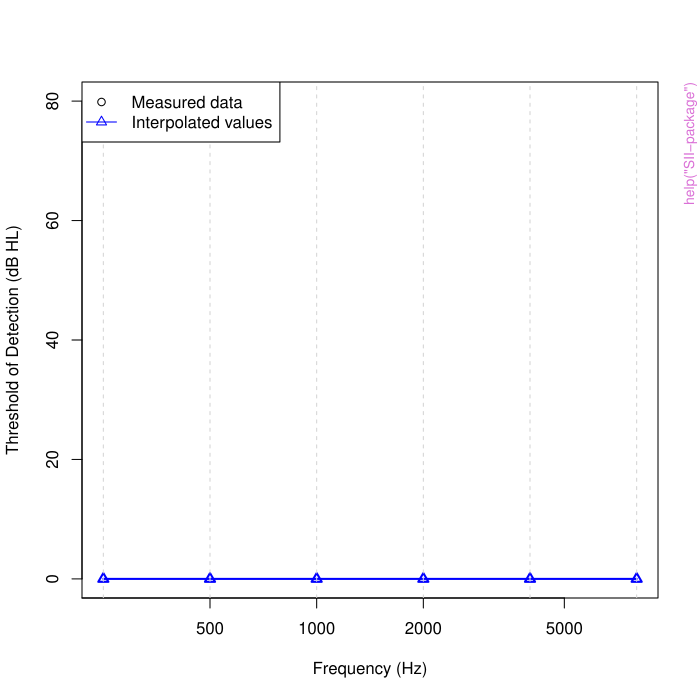

R code for this plot:
pkgname <- "SII"
source(file.path(R.home("share"), "R", "examples-header.R"))
options(warn = 1)
base::assign(".ExTimings", "SII-Ex.timings", pos = 'CheckExEnv')
base::cat("name\tuser\tsystem\telapsed\n", file=base::get(".ExTimings", pos = 'CheckExEnv'))
base::assign(".format_ptime",
function(x) {
  if(!is.na(x[4L])) x[1L] <- x[1L] + x[4L]
  if(!is.na(x[5L])) x[2L] <- x[2L] + x[5L]
  options(OutDec = '.')
  format(x[1L:3L], digits = 7L)
},
pos = 'CheckExEnv')

### * </HEADER>
library('SII')

base::assign(".oldSearch", base::search(), pos = 'CheckExEnv')
base::assign(".old_wd", base::getwd(), pos = 'CheckExEnv')
cleanEx()
nameEx("SII-package")
### * SII-package

flush(stderr()); flush(stdout())

base::assign(".ptime", proc.time(), pos = "CheckExEnv")
### Name: SII-package
### Title: Calculate ANSI/ASA S3.5-1997 (R2024) Speech Intelligibility
###   Index
### Aliases: SII-package SII
### Keywords: package

### ** Examples

## Example C.1 from ANSI/ASA S3.5-1997 (R2024) Annex C
sii.C1 <- sii(
              speech   = c(50.0, 40.0, 40.0, 30.0, 20.0,  0.0),
              noise    = c(70.0, 65.0, 45.0, 25.0,  1.0,-15.0),
              threshold= c( 0.0,  0.0,  0.0,  0.0,  0.0,  0.0),
              method="octave"
	      )
sii.C1                        # rounded to 2 digits by default
print(sii.C1$sii, digits=20)  # full precision
summary(sii.C1)               # full details
plot(sii.C1)                  # plot
## The value given in the Standard is $0.504$.



base::assign(".dptime", (proc.time() - get(".ptime", pos = "CheckExEnv")), pos = "CheckExEnv")
base::cat("SII-package", base::get(".format_ptime", pos = 'CheckExEnv')(get(".dptime", pos = "CheckExEnv")), "\n", file=base::get(".ExTimings", pos = 'CheckExEnv'), append=TRUE, sep="\t")
cleanEx()
nameEx("calculate_loudness")
### * calculate_loudness

flush(stderr()); flush(stdout())

base::assign(".ptime", proc.time(), pos = "CheckExEnv")
### Name: calculate_loudness
### Title: Calculate Loudness (Sones)
### Aliases: calculate_loudness

### ** Examples

sii.res <- sii(speech=c(50, 40, 40, 30, 20, 0), threshold=rep(0,6), method="octave")
calculate_loudness(sii.res)



base::assign(".dptime", (proc.time() - get(".ptime", pos = "CheckExEnv")), pos = "CheckExEnv")
base::cat("calculate_loudness", base::get(".format_ptime", pos = 'CheckExEnv')(get(".dptime", pos = "CheckExEnv")), "\n", file=base::get(".ExTimings", pos = 'CheckExEnv'), append=TRUE, sep="\t")
cleanEx()
nameEx("critical")
### * critical

flush(stderr()); flush(stdout())

base::assign(".ptime", proc.time(), pos = "CheckExEnv")
### Name: critical
### Title: Constants Tables for ANSI/ASA S3.5-1997 (R2024) Speech
###   Intelligibility Index (SII)
### Aliases: critical equal onethird octave overall.spl
### Keywords: datasets

### ** Examples

data(critical)
critical # show entire table

data(equal)
names(equal)
equal$fi # extract just the frequency band centers

data(onethird)
barplot(onethird$Ii) # plot band importance function (weights)

data(octave)
round(octave, digits=2) # just 2 digits

data(overall.spl)
overall.spl



base::assign(".dptime", (proc.time() - get(".ptime", pos = "CheckExEnv")), pos = "CheckExEnv")
base::cat("critical", base::get(".format_ptime", pos = 'CheckExEnv')(get(".dptime", pos = "CheckExEnv")), "\n", file=base::get(".ExTimings", pos = 'CheckExEnv'), append=TRUE, sep="\t")
cleanEx()
nameEx("sic.critical")
### * sic.critical

flush(stderr()); flush(stdout())

base::assign(".ptime", proc.time(), pos = "CheckExEnv")
### Name: sic.critical
### Title: Alternative ANSI/ASA S3.5-1997 (R2024) SII Transfer Function
###   Weights
### Aliases: sic.critical sic.onethird sic.octave
### Keywords: datasets

### ** Examples

## Load the alternative weights for the critical band method
data(sic.critical)

## display the weights
round(sic.critical,3)

## draw a comparison plot
ngroup <- ncol(sic.critical)
matplot(x=sic.critical[,1], y=sic.critical[,-1],
        type="o",
        xlab="Frequency, Hz",
        ylab="Weight",
        log="x",
        lty=1:ngroup,
        col=rainbow(ngroup)
)
legend(
       "topright",
       legend=names(sic.critical)[-1],
       pch=as.character(1:ngroup),
       lty=1:ngroup,
       col=rainbow(ngroup)
       )

data(onethird)
data(octave)



base::assign(".dptime", (proc.time() - get(".ptime", pos = "CheckExEnv")), pos = "CheckExEnv")
base::cat("sic.critical", base::get(".format_ptime", pos = 'CheckExEnv')(get(".dptime", pos = "CheckExEnv")), "\n", file=base::get(".ExTimings", pos = 'CheckExEnv'), append=TRUE, sep="\t")
cleanEx()
nameEx("sii")
### * sii

flush(stderr()); flush(stdout())

base::assign(".ptime", proc.time(), pos = "CheckExEnv")
### Name: sii
### Title: Compute ANSI/ASA S3.5-1997 (R2024) Speech Intelligibility Index
###   (SII)
### Aliases: sii print.SII plot.SII summary.SII
### Keywords: math

### ** Examples


## Example C.1 from ANSI/ASA S3.5-1997 (R2024) Annex C
sii.C1 <- sii(
              speech   = c(50.0, 40.0, 40.0, 30.0, 20.0,  0.0),
              noise    = c(70.0, 65.0, 45.0, 25.0,  1.0,-15.0),
              threshold= c( 0.0,  0.0,  0.0,  0.0,  0.0,  0.0),
              method="octave"
	      )
sii.C1                        # rounded to 2 digits by default
print(sii.C1$sii, digits=20)  # full precision
summary(sii.C1)               # full details
plot(sii.C1)                  # plot
plot(sii.C1, clinical=TRUE)   # clinical SPLogram plot
## The value given in the Standard is $0.504$.


	      
## Same calculation, but manually specify the frequencies
## and importance function, and use default for threshold

sii.C1 <- sii(
              speech   = c(50.0, 40.0, 40.0, 30.0, 20.0,  0.0),
              noise    = c(70.0, 65.0, 45.0, 25.0,  1.0,-15.0),
              method="octave",
              freq=c(250, 500, 1000, 2000, 4000, 8000),
	      importance=c(0.0617, 0.1671, 0.2373, 0.2648, 0.2142, 0.0549)
	      )
sii.C1	     

## Now perform the calculation using frequency weights for the Connected
## Speech Test (CST)
sii.CST <- sii(
               speech   = c(50.0, 40.0, 40.0, 30.0, 20.0,  0.0),
               noise    = c(70.0, 65.0, 45.0, 25.0,  1.0,-15.0),
               method="octave",
	       importance="CST"
	      )
round(sii.CST$table[,-c(5:7,13)],2)
sii.CST$sii

## Example C.2 from ANSI/ASA S3.5-1997 (R2024) Annex C

sii.C2 <- sii(
              speech   = rep(54.0, 18),
              noise    = c(40.0, 30.0, 20.0, rep(0, 18-3) ),
              threshold= rep(0.0,  18),
              method="one-third"
              )
sii.C2$table[1:3,1:8]
sii.C2

## Interpolation example, for 8 frequencies using NU6 importance
## weight, default values for noise.
sii.left <- sii(
                speech="raised",
                threshold=c(25,25,30,35,45,45,55,60),
                freq=c(250, 500, 1000, 2000, 3000, 4000, 6000, 8000),
                method="critical",
                importance="NU6",
                interpolate=TRUE
                )
sii.left





base::assign(".dptime", (proc.time() - get(".ptime", pos = "CheckExEnv")), pos = "CheckExEnv")
base::cat("sii", base::get(".format_ptime", pos = 'CheckExEnv')(get(".dptime", pos = "CheckExEnv")), "\n", file=base::get(".ExTimings", pos = 'CheckExEnv'), append=TRUE, sep="\t")
### * <FOOTER>
###
cleanEx()
options(digits = 7L)
base::cat("Time elapsed: ", proc.time() - base::get("ptime", pos = 'CheckExEnv'),"\n")
grDevices::dev.off()
###
### Local variables: ***
### mode: outline-minor ***
### outline-regexp: "\\(> \\)?### [*]+" ***
### End: ***
quit('no')
